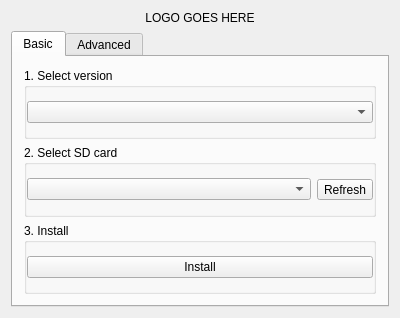
<?xml version="1.0" encoding="UTF-8"?>
<ui version="4.0">
 <class>MainWindow</class>
 <widget class="QMainWindow" name="MainWindow">
  <property name="geometry">
   <rect>
    <x>0</x>
    <y>0</y>
    <width>400</width>
    <height>318</height>
   </rect>
  </property>
  <property name="windowTitle">
   <string>XBian Installer</string>
  </property>
  <widget class="QWidget" name="centralWidget">
   <layout class="QVBoxLayout" name="verticalLayout_3">
    <item>
     <widget class="QLabel" name="label">
      <property name="text">
       <string>LOGO GOES HERE</string>
      </property>
      <property name="alignment">
       <set>Qt::AlignCenter</set>
      </property>
     </widget>
    </item>
    <item>
     <widget class="QTabWidget" name="tabWidget">
      <property name="currentIndex">
       <number>0</number>
      </property>
      <widget class="QWidget" name="tabBasic">
       <attribute name="title">
        <string>Basic</string>
       </attribute>
       <layout class="QVBoxLayout" name="verticalLayout_2">
        <item>
         <widget class="QGroupBox" name="groupBox">
          <property name="title">
           <string>1. Select version</string>
          </property>
          <layout class="QVBoxLayout" name="verticalLayout">
           <property name="leftMargin">
            <number>0</number>
           </property>
           <property name="rightMargin">
            <number>0</number>
           </property>
           <item>
            <widget class="QComboBox" name="cbVersion"/>
           </item>
          </layout>
         </widget>
        </item>
        <item>
         <widget class="QGroupBox" name="groupBox_2">
          <property name="title">
           <string>2. Select SD card</string>
          </property>
          <layout class="QHBoxLayout" name="horizontalLayout">
           <property name="leftMargin">
            <number>0</number>
           </property>
           <property name="rightMargin">
            <number>0</number>
           </property>
           <item>
            <widget class="QComboBox" name="cbStorage"/>
           </item>
           <item>
            <widget class="QToolButton" name="toolButton">
             <property name="text">
              <string>Refresh</string>
             </property>
            </widget>
           </item>
          </layout>
         </widget>
        </item>
        <item>
         <widget class="QGroupBox" name="groupBox_3">
          <property name="title">
           <string>3. Install</string>
          </property>
          <layout class="QVBoxLayout" name="verticalLayout_4">
           <property name="leftMargin">
            <number>0</number>
           </property>
           <property name="rightMargin">
            <number>0</number>
           </property>
           <item>
            <widget class="QPushButton" name="pushButton">
             <property name="text">
              <string>Install</string>
             </property>
            </widget>
           </item>
          </layout>
         </widget>
        </item>
       </layout>
      </widget>
      <widget class="QWidget" name="tabAdvanced">
       <attribute name="title">
        <string>Advanced</string>
       </attribute>
      </widget>
     </widget>
    </item>
    <item>
     <layout class="QHBoxLayout" name="horizontalLayout_2"/>
    </item>
   </layout>
  </widget>
  <widget class="QMenuBar" name="menuBar">
   <property name="geometry">
    <rect>
     <x>0</x>
     <y>0</y>
     <width>400</width>
     <height>25</height>
    </rect>
   </property>
  </widget>
 </widget>
 <layoutdefault spacing="6" margin="11"/>
 <resources/>
 <connections/>
</ui>
